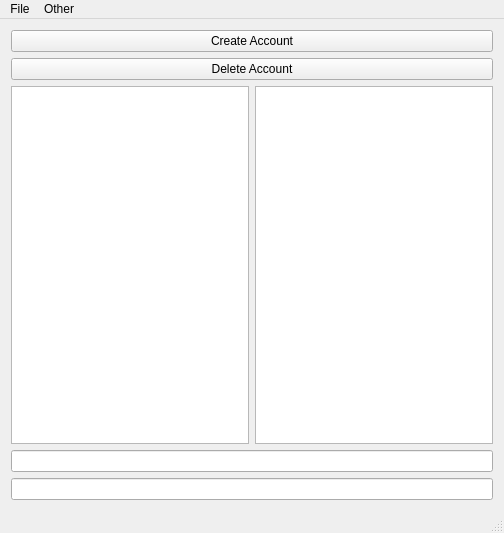
<?xml version="1.0" encoding="UTF-8"?>
<ui version="4.0">
 <class>MainWindow</class>
 <widget class="QMainWindow" name="MainWindow">
  <property name="geometry">
   <rect>
    <x>0</x>
    <y>0</y>
    <width>504</width>
    <height>533</height>
   </rect>
  </property>
  <property name="windowTitle">
   <string>LSPM</string>
  </property>
  <property name="windowIcon">
   <iconset theme="./Icon.png">
    <normaloff>.</normaloff>.</iconset>
  </property>
  <widget class="QWidget" name="centralWidget">
   <layout class="QGridLayout" name="gridLayout">
    <item row="0" column="0">
     <layout class="QVBoxLayout" name="verticalLayout_Main" stretch="0,10,0">
      <item>
       <layout class="QVBoxLayout" name="vLayout_Buttons">
        <item>
         <widget class="QPushButton" name="pushButton_CreateAccount">
          <property name="text">
           <string>Create Account</string>
          </property>
         </widget>
        </item>
        <item>
         <widget class="QPushButton" name="pushButton_DeleteAccount">
          <property name="text">
           <string>Delete Account</string>
          </property>
         </widget>
        </item>
       </layout>
      </item>
      <item>
       <layout class="QHBoxLayout" name="hLayout_ListViews">
        <item>
         <widget class="QListWidget" name="listWidget_Accounts">
          <property name="selectionRectVisible">
           <bool>false</bool>
          </property>
         </widget>
        </item>
        <item>
         <widget class="QListWidget" name="listWidget_Keys"/>
        </item>
       </layout>
      </item>
      <item>
       <layout class="QHBoxLayout" name="hLayout_Filters">
        <item>
         <widget class="QLineEdit" name="lineEdit_AccountFilter"/>
        </item>
       </layout>
      </item>
     </layout>
    </item>
    <item row="1" column="0">
     <widget class="QLineEdit" name="lineEdit_SelectedKeyValue"/>
    </item>
   </layout>
  </widget>
  <widget class="QMenuBar" name="menuBar">
   <property name="geometry">
    <rect>
     <x>0</x>
     <y>0</y>
     <width>504</width>
     <height>20</height>
    </rect>
   </property>
   <property name="defaultUp">
    <bool>false</bool>
   </property>
   <widget class="QMenu" name="menuFile">
    <property name="title">
     <string>File</string>
    </property>
    <addaction name="action_Save"/>
    <addaction name="action_SaveAs"/>
    <addaction name="action_Load"/>
    <addaction name="separator"/>
   </widget>
   <widget class="QMenu" name="menuOther">
    <property name="title">
     <string>Other</string>
    </property>
    <addaction name="action_PasswordGenerator"/>
    <addaction name="separator"/>
    <addaction name="action_Settings"/>
   </widget>
   <addaction name="menuFile"/>
   <addaction name="menuOther"/>
  </widget>
  <widget class="QStatusBar" name="statusBar"/>
  <action name="actionTest">
   <property name="text">
    <string>Test</string>
   </property>
  </action>
  <action name="actionBlack">
   <property name="text">
    <string>Simple Black</string>
   </property>
  </action>
  <action name="actionDark_Blue">
   <property name="text">
    <string>Dark Blue</string>
   </property>
  </action>
  <action name="actionLight">
   <property name="text">
    <string>Light</string>
   </property>
  </action>
  <action name="action_SaveAs">
   <property name="text">
    <string>Save As</string>
   </property>
  </action>
  <action name="action_Save">
   <property name="text">
    <string>Save</string>
   </property>
  </action>
  <action name="action_Load">
   <property name="text">
    <string>Load</string>
   </property>
  </action>
  <action name="action_Light">
   <property name="text">
    <string>Light</string>
   </property>
  </action>
  <action name="action_Black">
   <property name="text">
    <string>Black</string>
   </property>
  </action>
  <action name="action_DarkBlue">
   <property name="text">
    <string>Dark Blue</string>
   </property>
  </action>
  <action name="action_PasswordGenerator">
   <property name="text">
    <string>Password Generator</string>
   </property>
  </action>
  <action name="action_AES_Encryptor">
   <property name="text">
    <string>AES Encryption</string>
   </property>
  </action>
  <action name="action_BaseEncoder">
   <property name="text">
    <string>Base Encoder</string>
   </property>
  </action>
  <action name="action_Hasher">
   <property name="text">
    <string>Data Hasher</string>
   </property>
  </action>
  <action name="action_Darcula">
   <property name="text">
    <string>Darcula</string>
   </property>
  </action>
  <action name="action_Dark">
   <property name="text">
    <string>Dark</string>
   </property>
  </action>
  <action name="action_V15">
   <property name="text">
    <string>V15</string>
   </property>
  </action>
  <action name="action_Skyrim">
   <property name="text">
    <string>Skyrim</string>
   </property>
  </action>
  <action name="action_Settings">
   <property name="text">
    <string>Settings</string>
   </property>
  </action>
 </widget>
 <layoutdefault spacing="6" margin="11"/>
 <resources/>
 <connections/>
</ui>
